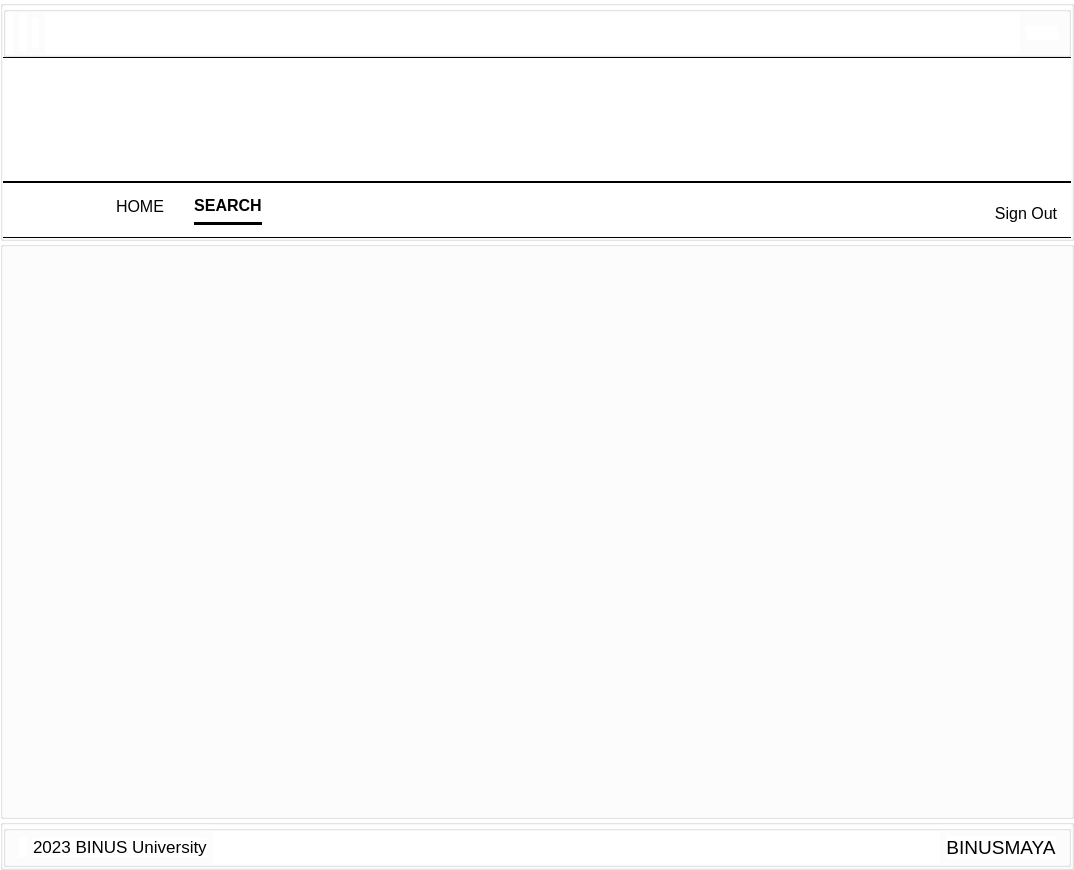
<?xml version="1.0" encoding="UTF-8"?>
<ui version="4.0">
 <class>MainWindow</class>
 <widget class="QMainWindow" name="MainWindow">
  <property name="geometry">
   <rect>
    <x>0</x>
    <y>0</y>
    <width>1074</width>
    <height>870</height>
   </rect>
  </property>
  <property name="sizePolicy">
   <sizepolicy hsizetype="Expanding" vsizetype="Expanding">
    <horstretch>0</horstretch>
    <verstretch>0</verstretch>
   </sizepolicy>
  </property>
  <property name="windowTitle">
   <string>MainWindow</string>
  </property>
  <widget class="QWidget" name="centralwidget">
   <property name="sizePolicy">
    <sizepolicy hsizetype="Expanding" vsizetype="Expanding">
     <horstretch>0</horstretch>
     <verstretch>0</verstretch>
    </sizepolicy>
   </property>
   <layout class="QVBoxLayout" name="verticalLayout">
    <property name="spacing">
     <number>0</number>
    </property>
    <property name="sizeConstraint">
     <enum>QLayout::SetDefaultConstraint</enum>
    </property>
    <property name="leftMargin">
     <number>0</number>
    </property>
    <property name="topMargin">
     <number>0</number>
    </property>
    <property name="rightMargin">
     <number>0</number>
    </property>
    <property name="bottomMargin">
     <number>0</number>
    </property>
    <item>
     <widget class="QGroupBox" name="header">
      <property name="sizePolicy">
       <sizepolicy hsizetype="Expanding" vsizetype="Preferred">
        <horstretch>0</horstretch>
        <verstretch>0</verstretch>
       </sizepolicy>
      </property>
      <property name="maximumSize">
       <size>
        <width>16777215</width>
        <height>241</height>
       </size>
      </property>
      <property name="styleSheet">
       <string notr="true">background-color:white;</string>
      </property>
      <property name="title">
       <string/>
      </property>
      <layout class="QVBoxLayout" name="verticalLayout_3">
       <property name="spacing">
        <number>0</number>
       </property>
       <property name="leftMargin">
        <number>0</number>
       </property>
       <property name="topMargin">
        <number>0</number>
       </property>
       <property name="rightMargin">
        <number>0</number>
       </property>
       <property name="bottomMargin">
        <number>0</number>
       </property>
       <item>
        <layout class="QVBoxLayout" name="headerVLayout">
         <property name="spacing">
          <number>0</number>
         </property>
         <item>
          <widget class="QGroupBox" name="heder1">
           <property name="sizePolicy">
            <sizepolicy hsizetype="Expanding" vsizetype="Preferred">
             <horstretch>0</horstretch>
             <verstretch>0</verstretch>
            </sizepolicy>
           </property>
           <property name="styleSheet">
            <string notr="true">*{
	background-color:white;
	border-bottom: 2px solid black;
}

#BinusLabel{
border:none;
}

#InternLabel{
border:none;
}

#MoreLabel{
border:none;
}

#Profilepng{
border:none;
}</string>
           </property>
           <property name="title">
            <string/>
           </property>
           <layout class="QHBoxLayout" name="horizontalLayout_4">
            <property name="leftMargin">
             <number>0</number>
            </property>
            <property name="topMargin">
             <number>0</number>
            </property>
            <property name="rightMargin">
             <number>10</number>
            </property>
            <property name="bottomMargin">
             <number>0</number>
            </property>
            <item>
             <layout class="QHBoxLayout" name="heder1HLayout">
              <item>
               <widget class="QLabel" name="MoreLabel">
                <property name="maximumSize">
                 <size>
                  <width>50</width>
                  <height>50</height>
                 </size>
                </property>
                <property name="text">
                 <string/>
                </property>
                <property name="pixmap">
                 <pixmap resource="test.qrc">:/logo/aa.jpg</pixmap>
                </property>
                <property name="scaledContents">
                 <bool>true</bool>
                </property>
                <property name="margin">
                 <number>10</number>
                </property>
               </widget>
              </item>
              <item>
               <widget class="QLabel" name="BinusLabel">
                <property name="maximumSize">
                 <size>
                  <width>180</width>
                  <height>39</height>
                 </size>
                </property>
                <property name="baseSize">
                 <size>
                  <width>1</width>
                  <height>0</height>
                 </size>
                </property>
                <property name="text">
                 <string/>
                </property>
                <property name="pixmap">
                 <pixmap resource="test.qrc">:/logo/binuslogo.jpg</pixmap>
                </property>
                <property name="scaledContents">
                 <bool>true</bool>
                </property>
               </widget>
              </item>
              <item>
               <widget class="QLabel" name="InternLabel">
                <property name="maximumSize">
                 <size>
                  <width>300</width>
                  <height>30</height>
                 </size>
                </property>
                <property name="text">
                 <string/>
                </property>
                <property name="pixmap">
                 <pixmap resource="test.qrc">:/logo/intern.jpg</pixmap>
                </property>
                <property name="scaledContents">
                 <bool>true</bool>
                </property>
               </widget>
              </item>
             </layout>
            </item>
            <item>
             <widget class="QGroupBox" name="BlenkH1">
              <property name="sizePolicy">
               <sizepolicy hsizetype="Expanding" vsizetype="Expanding">
                <horstretch>0</horstretch>
                <verstretch>0</verstretch>
               </sizepolicy>
              </property>
              <property name="styleSheet">
               <string notr="true">border: none;</string>
              </property>
              <property name="title">
               <string/>
              </property>
             </widget>
            </item>
            <item>
             <widget class="QPushButton" name="ProfButton">
              <property name="sizePolicy">
               <sizepolicy hsizetype="Fixed" vsizetype="Fixed">
                <horstretch>0</horstretch>
                <verstretch>0</verstretch>
               </sizepolicy>
              </property>
              <property name="styleSheet">
               <string notr="true">border:none;</string>
              </property>
              <property name="text">
               <string/>
              </property>
              <property name="icon">
               <iconset resource="test.qrc">
                <normaloff>:/logo/1A.jpg</normaloff>:/logo/1A.jpg</iconset>
              </property>
              <property name="iconSize">
               <size>
                <width>45</width>
                <height>45</height>
               </size>
              </property>
             </widget>
            </item>
           </layout>
          </widget>
         </item>
         <item>
          <widget class="QGroupBox" name="heder2">
           <property name="sizePolicy">
            <sizepolicy hsizetype="Expanding" vsizetype="Preferred">
             <horstretch>0</horstretch>
             <verstretch>0</verstretch>
            </sizepolicy>
           </property>
           <property name="minimumSize">
            <size>
             <width>0</width>
             <height>125</height>
            </size>
           </property>
           <property name="styleSheet">
            <string notr="true">*{
	border-top: 0.5px solid black;
	border-bottom: 0.5px solid black;
}</string>
           </property>
           <property name="title">
            <string/>
           </property>
           <widget class="QLabel" name="BinusLogo">
            <property name="geometry">
             <rect>
              <x>40</x>
              <y>0</y>
              <width>181</width>
              <height>125</height>
             </rect>
            </property>
            <property name="text">
             <string/>
            </property>
            <property name="pixmap">
             <pixmap resource="test.qrc">:/logo/login2.jpg</pixmap>
            </property>
            <property name="scaledContents">
             <bool>true</bool>
            </property>
           </widget>
          </widget>
         </item>
         <item>
          <widget class="QGroupBox" name="heder3">
           <property name="sizePolicy">
            <sizepolicy hsizetype="Expanding" vsizetype="Preferred">
             <horstretch>100</horstretch>
             <verstretch>0</verstretch>
            </sizepolicy>
           </property>
           <property name="maximumSize">
            <size>
             <width>16777215</width>
             <height>56</height>
            </size>
           </property>
           <property name="styleSheet">
            <string notr="true">*{
	border-top: 0.5px solid black;
	border-bottom: 0.5px solid black;
}</string>
           </property>
           <property name="title">
            <string/>
           </property>
           <property name="alignment">
            <set>Qt::AlignRight|Qt::AlignTrailing|Qt::AlignVCenter</set>
           </property>
           <layout class="QHBoxLayout" name="horizontalLayout_2">
            <item>
             <widget class="QGroupBox" name="BLenk">
              <property name="sizePolicy">
               <sizepolicy hsizetype="Minimum" vsizetype="Expanding">
                <horstretch>0</horstretch>
                <verstretch>0</verstretch>
               </sizepolicy>
              </property>
              <property name="styleSheet">
               <string notr="true">border:none;</string>
              </property>
              <layout class="QHBoxLayout" name="horizontalLayout" stretch="0,0,0">
               <property name="sizeConstraint">
                <enum>QLayout::SetMaximumSize</enum>
               </property>
               <property name="leftMargin">
                <number>0</number>
               </property>
               <property name="topMargin">
                <number>0</number>
               </property>
               <property name="rightMargin">
                <number>0</number>
               </property>
               <property name="bottomMargin">
                <number>0</number>
               </property>
               <item>
                <widget class="QGroupBox" name="heder3HLayout">
                 <property name="styleSheet">
                  <string notr="true">border:none;
border-color: white;</string>
                 </property>
                 <property name="title">
                  <string/>
                 </property>
                 <property name="alignment">
                  <set>Qt::AlignCenter</set>
                 </property>
                 <layout class="QHBoxLayout" name="horizontalLayout_3">
                  <property name="spacing">
                   <number>30</number>
                  </property>
                  <property name="leftMargin">
                   <number>100</number>
                  </property>
                  <property name="topMargin">
                   <number>0</number>
                  </property>
                  <property name="rightMargin">
                   <number>0</number>
                  </property>
                  <property name="bottomMargin">
                   <number>0</number>
                  </property>
                  <item>
                   <widget class="QPushButton" name="HomeButton">
                    <property name="sizePolicy">
                     <sizepolicy hsizetype="Fixed" vsizetype="Fixed">
                      <horstretch>0</horstretch>
                      <verstretch>0</verstretch>
                     </sizepolicy>
                    </property>
                    <property name="font">
                     <font>
                      <pointsize>12</pointsize>
                     </font>
                    </property>
                    <property name="styleSheet">
                     <string notr="true">border: none;
padding-bottom:10px;</string>
                    </property>
                    <property name="text">
                     <string>HOME</string>
                    </property>
                   </widget>
                  </item>
                  <item>
                   <widget class="QPushButton" name="SearchButton">
                    <property name="sizePolicy">
                     <sizepolicy hsizetype="Preferred" vsizetype="Preferred">
                      <horstretch>0</horstretch>
                      <verstretch>0</verstretch>
                     </sizepolicy>
                    </property>
                    <property name="font">
                     <font>
                      <pointsize>12</pointsize>
                      <weight>75</weight>
                      <bold>true</bold>
                      <underline>false</underline>
                     </font>
                    </property>
                    <property name="styleSheet">
                     <string notr="true">border: none;
border-bottom: 3px solid black;
padding-bottom:10px;</string>
                    </property>
                    <property name="text">
                     <string>SEARCH</string>
                    </property>
                   </widget>
                  </item>
                 </layout>
                </widget>
               </item>
               <item>
                <widget class="QGroupBox" name="BlankH3">
                 <property name="sizePolicy">
                  <sizepolicy hsizetype="Expanding" vsizetype="Preferred">
                   <horstretch>0</horstretch>
                   <verstretch>0</verstretch>
                  </sizepolicy>
                 </property>
                 <property name="minimumSize">
                  <size>
                   <width>0</width>
                   <height>0</height>
                  </size>
                 </property>
                 <property name="maximumSize">
                  <size>
                   <width>16777215</width>
                   <height>30</height>
                  </size>
                 </property>
                 <property name="styleSheet">
                  <string notr="true">border:none;</string>
                 </property>
                 <property name="title">
                  <string/>
                 </property>
                </widget>
               </item>
               <item>
                <widget class="QPushButton" name="SignOutButton">
                 <property name="sizePolicy">
                  <sizepolicy hsizetype="Preferred" vsizetype="Minimum">
                   <horstretch>0</horstretch>
                   <verstretch>0</verstretch>
                  </sizepolicy>
                 </property>
                 <property name="minimumSize">
                  <size>
                   <width>0</width>
                   <height>30</height>
                  </size>
                 </property>
                 <property name="font">
                  <font>
                   <pointsize>12</pointsize>
                  </font>
                 </property>
                 <property name="layoutDirection">
                  <enum>Qt::RightToLeft</enum>
                 </property>
                 <property name="styleSheet">
                  <string notr="true">border:none;</string>
                 </property>
                 <property name="text">
                  <string>Sign Out</string>
                 </property>
                 <property name="icon">
                  <iconset resource="test.qrc">
                   <normaloff>:/logo/log-out.svg</normaloff>:/logo/log-out.svg</iconset>
                 </property>
                 <property name="iconSize">
                  <size>
                   <width>30</width>
                   <height>30</height>
                  </size>
                 </property>
                 <property name="checkable">
                  <bool>false</bool>
                 </property>
                 <property name="checked">
                  <bool>false</bool>
                 </property>
                </widget>
               </item>
              </layout>
             </widget>
            </item>
           </layout>
          </widget>
         </item>
        </layout>
       </item>
      </layout>
     </widget>
    </item>
    <item>
     <widget class="QGroupBox" name="content">
      <property name="sizePolicy">
       <sizepolicy hsizetype="Expanding" vsizetype="Preferred">
        <horstretch>0</horstretch>
        <verstretch>0</verstretch>
       </sizepolicy>
      </property>
      <property name="minimumSize">
       <size>
        <width>0</width>
        <height>0</height>
       </size>
      </property>
      <property name="autoFillBackground">
       <bool>false</bool>
      </property>
      <property name="styleSheet">
       <string notr="true">background-color:white;
</string>
      </property>
      <property name="title">
       <string/>
      </property>
     </widget>
    </item>
    <item>
     <widget class="QGroupBox" name="footer">
      <property name="sizePolicy">
       <sizepolicy hsizetype="Expanding" vsizetype="Preferred">
        <horstretch>0</horstretch>
        <verstretch>0</verstretch>
       </sizepolicy>
      </property>
      <property name="minimumSize">
       <size>
        <width>0</width>
        <height>0</height>
       </size>
      </property>
      <property name="maximumSize">
       <size>
        <width>16777215</width>
        <height>51</height>
       </size>
      </property>
      <property name="styleSheet">
       <string notr="true">*{
background-color:white;
}</string>
      </property>
      <property name="title">
       <string/>
      </property>
      <layout class="QHBoxLayout" name="horizontalLayout_5">
       <property name="leftMargin">
        <number>0</number>
       </property>
       <property name="topMargin">
        <number>0</number>
       </property>
       <property name="rightMargin">
        <number>0</number>
       </property>
       <property name="bottomMargin">
        <number>0</number>
       </property>
       <item>
        <widget class="QGroupBox" name="isifuter">
         <property name="sizePolicy">
          <sizepolicy hsizetype="Expanding" vsizetype="Preferred">
           <horstretch>0</horstretch>
           <verstretch>0</verstretch>
          </sizepolicy>
         </property>
         <property name="title">
          <string/>
         </property>
         <layout class="QHBoxLayout" name="horizontalLayout_6">
          <property name="leftMargin">
           <number>12</number>
          </property>
          <property name="topMargin">
           <number>0</number>
          </property>
          <property name="rightMargin">
           <number>12</number>
          </property>
          <property name="bottomMargin">
           <number>0</number>
          </property>
          <item>
           <widget class="QLabel" name="copyrightLogo">
            <property name="sizePolicy">
             <sizepolicy hsizetype="Fixed" vsizetype="Fixed">
              <horstretch>0</horstretch>
              <verstretch>0</verstretch>
             </sizepolicy>
            </property>
            <property name="maximumSize">
             <size>
              <width>20</width>
              <height>20</height>
             </size>
            </property>
            <property name="font">
             <font>
              <pointsize>12</pointsize>
             </font>
            </property>
            <property name="text">
             <string/>
            </property>
            <property name="pixmap">
             <pixmap resource="test.qrc">:/logo/copyright.png</pixmap>
            </property>
            <property name="scaledContents">
             <bool>true</bool>
            </property>
           </widget>
          </item>
          <item>
           <widget class="QLabel" name="binusUniversity">
            <property name="sizePolicy">
             <sizepolicy hsizetype="Fixed" vsizetype="Fixed">
              <horstretch>0</horstretch>
              <verstretch>0</verstretch>
             </sizepolicy>
            </property>
            <property name="font">
             <font>
              <pointsize>13</pointsize>
             </font>
            </property>
            <property name="text">
             <string>2023 BINUS University</string>
            </property>
           </widget>
          </item>
          <item>
           <widget class="QGroupBox" name="blankFuter">
            <property name="sizePolicy">
             <sizepolicy hsizetype="Expanding" vsizetype="Expanding">
              <horstretch>0</horstretch>
              <verstretch>0</verstretch>
             </sizepolicy>
            </property>
            <property name="styleSheet">
             <string notr="true">border:none;</string>
            </property>
            <property name="title">
             <string/>
            </property>
           </widget>
          </item>
          <item>
           <widget class="QLabel" name="binusMaya">
            <property name="sizePolicy">
             <sizepolicy hsizetype="Fixed" vsizetype="Fixed">
              <horstretch>0</horstretch>
              <verstretch>0</verstretch>
             </sizepolicy>
            </property>
            <property name="font">
             <font>
              <pointsize>14</pointsize>
             </font>
            </property>
            <property name="text">
             <string>BINUSMAYA</string>
            </property>
            <property name="alignment">
             <set>Qt::AlignCenter</set>
            </property>
           </widget>
          </item>
         </layout>
        </widget>
       </item>
      </layout>
     </widget>
    </item>
   </layout>
  </widget>
 </widget>
 <resources>
  <include location="test.qrc"/>
 </resources>
 <connections/>
</ui>
